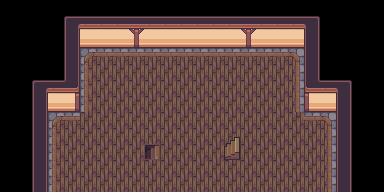

A level layout from a 2D game, rendered from its tile map. Below: a short description, then the map file with tile-grid data replaced by summaries:
An orthogonal 24x12 tile map with 16x16 px tiles, 4 tile layers (Layer 1, Layer 2, Layer 3, Above Player), 3 tilesets and 36 objects (23x event, 7x collision, 6x collision-line).

<map version="1.10" tiledversion="1.11.2" orientation="orthogonal" renderorder="right-down" compressionlevel="0" width="24" height="12" tilewidth="16" tileheight="16" infinite="0" nextlayerid="7" nextobjectid="40">
 <properties>
  <property name="edges" value="clamped" />
  <property name="inside" type="bool" value="true" />
  <property name="map_type" value="dungeon" />
  <property name="scenario" value="spyder" />
  <property name="slug" value="dojo3" />
 </properties>
 <tileset firstgid="1" source="../gfx/tilesets/core_indoor_walls.tsx" />
 <tileset firstgid="3865" source="../gfx/tilesets/core_indoor_stairs.tsx" />
 <tileset firstgid="6835" source="../gfx/tilesets/core_indoor_floors.tsx" />
 <layer id="1" name="Layer 1" width="24" height="12">
  <data>[288 cells, 81 non-empty, 8 distinct tile ids]</data>
 </layer>
 <layer id="2" name="Layer 2" width="24" height="12">
  <data>[288 cells, 170 non-empty, 16 distinct tile ids]</data>
 </layer>
 <layer id="3" name="Layer 3" width="24" height="12">
  <data>[288 cells, 0 non-empty, 0 distinct tile ids]</data>
 </layer>
 <layer id="4" name="Above Player" width="24" height="12">
  <data>[288 cells, 1 non-empty, 1 distinct tile ids]</data>
 </layer>
 <objectgroup color="#ff0000" id="6" name="Collisions">
  <object id="1" type="collision" x="32" y="80" width="16" height="112" />
  <object id="2" type="collision" x="32" y="80" width="48" height="32" />
  <object id="3" type="collision" x="64" y="16" width="16" height="96" />
  <object id="4" type="collision" x="64" y="16" width="256" height="32" />
  <object id="5" type="collision" x="304" y="16" width="16" height="96" />
  <object id="6" type="collision" x="304" y="80" width="48" height="32" />
  <object id="7" type="collision" x="336" y="80" width="16" height="112" />
  <object id="12" type="collision-line" x="224" y="144">
   <polyline points="0,0 16,0" />
  </object>
  <object id="14" type="collision-line" x="240" y="144">
   <polyline points="0,0 0,16" />
  </object>
  <object id="15" type="collision-line" x="224" y="160">
   <polyline points="0,0 16,0" />
  </object>
  <object id="16" type="collision-line" x="160" y="144">
   <polyline points="0,0 -16,0" />
  </object>
  <object id="17" type="collision-line" x="144" y="144">
   <polyline points="0,0 0,16" />
  </object>
  <object id="18" type="collision-line" x="144" y="160">
   <polyline points="0,0 16,0" />
  </object>
 </objectgroup>
 <objectgroup color="#ffff00" id="5" name="Events">
  <!-- 23 objects omitted --></objectgroup>
</map>
<!-- 23 of 36 objects omitted -->
